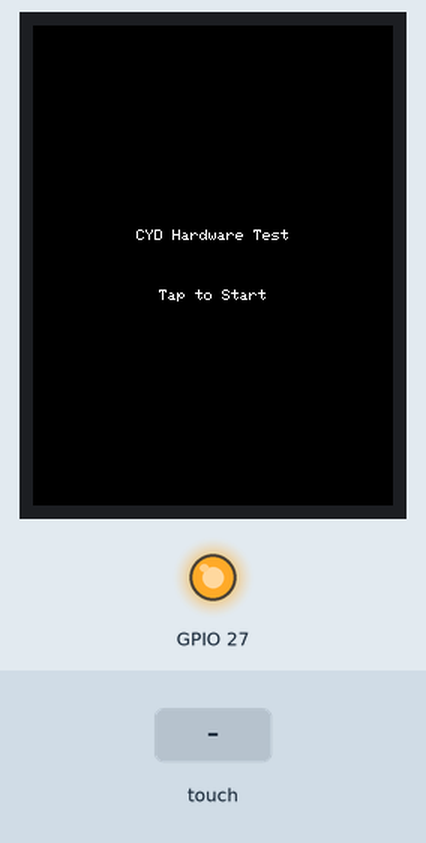
Recording of a program running on a simulated ESP32. Parts: 240×320 colour display, output pins drawn as LEDs (lit = HIGH). Inputs (shaded band) come from the test bench. A WiFi scan finds three made-up networks; storage starts empty; pins used as bus, display or sensor lines are not drawn; what the program prints to the serial monitor is not drawn.

Above: at 1.3 s.
1.4 s: touch panel pressed at 13 % / 10 % of its raw x / y range
At 4.3 s:
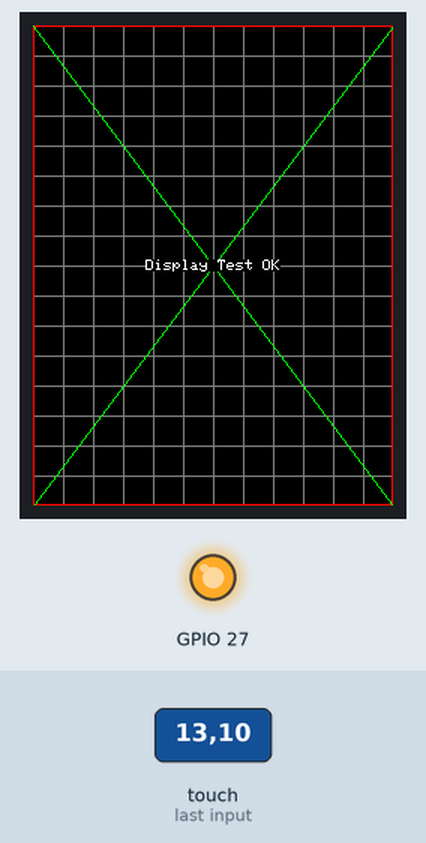
4.4 s: touch panel pressed at 38 % / 10 % of its raw x / y range
At 7.1 s:
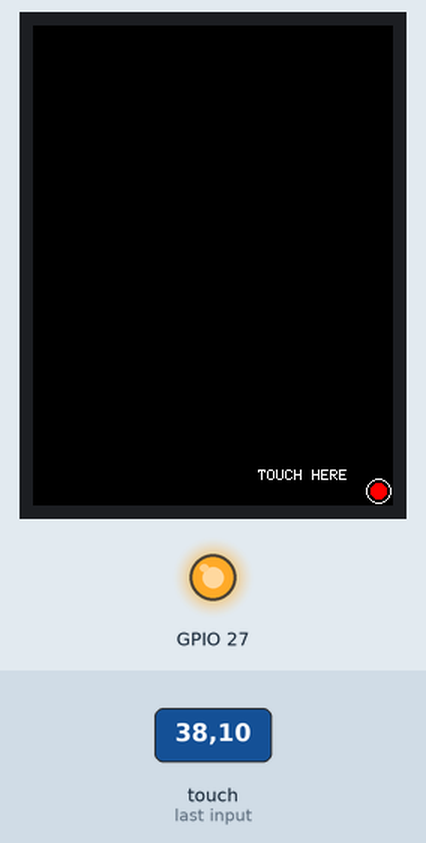
7.4 s: touch panel pressed at 62 % / 10 % of its raw x / y range
At 9.6 s:
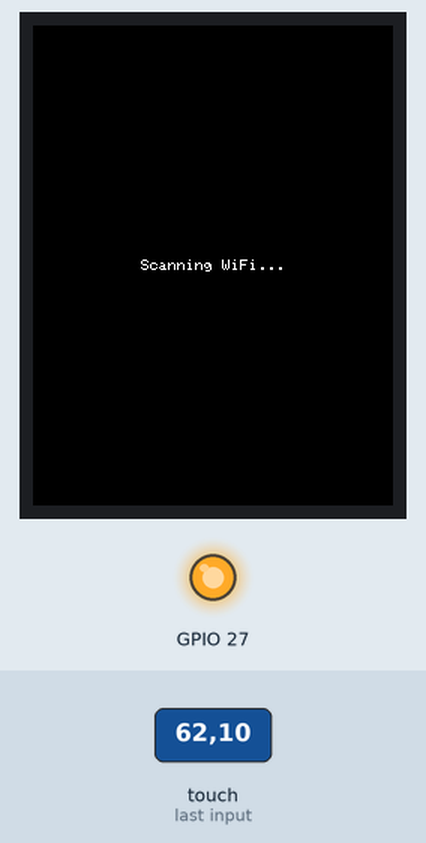
13.2 s: touch panel pressed at 87 % / 10 % of its raw x / y range
At 15.21 s:
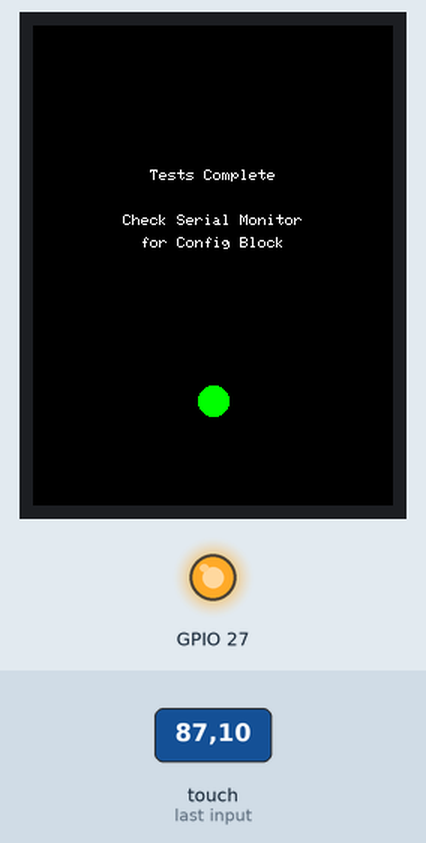
Timing chart, 0 to 16.7 s (numbered marks = the images above; inputs shaded):
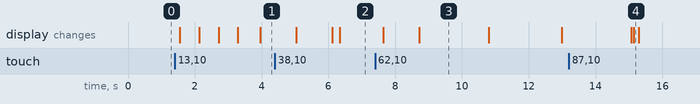

Measured:
- after the input at 1.4 s, the display: first changes after 0.16 s (image 1 shows a later state)
- after the input at 7.4 s, the display: first changes after 0.24 s (image 3 shows a later state)
- after the input at 13.2 s, the display: first differs from a run without the input after 1.9 s (image 4)
- what the display in image 3 shows lasts 2.1 s, from 8.7 s to 10.8 s

The program:

main.cpp
```cpp
#include <Arduino.h>
#include <SPI.h>
#include <TFT_eSPI.h>
#include <XPT2046_Touchscreen.h>
#include <WiFi.h>
#include <SD.h>

// --- Hardware Definitions ---
#define XPT2046_IRQ 36
#define XPT2046_MOSI 32
#define XPT2046_MISO 39
#define XPT2046_CLK 25
#define XPT2046_CS 33

#define SD_CS 5

// --- Globals ---
TFT_eSPI tft = TFT_eSPI();
SPIClass touchSPI = SPIClass(VSPI);
XPT2046_Touchscreen touch(XPT2046_CS, XPT2046_IRQ);

// Calibration Data
uint16_t touchMinX = 0;
uint16_t touchMaxX = 0;
uint16_t touchMinY = 0;
uint16_t touchMaxY = 0;

void printConfig()
{
    Serial.println("\n\n/**************************************************************************/");
    Serial.println("/*               CYD HARDWARE CONFIGURATION BLOCK (GENERATED)             */");
    Serial.println("/**************************************************************************/");
    Serial.println("#ifndef CYD_CONFIG_H");
    Serial.println("#define CYD_CONFIG_H");
    Serial.println("");
    Serial.println("// --- Touch Screen Calibration ---");
    Serial.printf("#define TOUCH_MIN_X %d\n", touchMinX);
    Serial.printf("#define TOUCH_MAX_X %d\n", touchMaxX);
    Serial.printf("#define TOUCH_MIN_Y %d\n", touchMinY);
    Serial.printf("#define TOUCH_MAX_Y %d\n", touchMaxY);
    Serial.println("");
    Serial.println("// --- Pin Configuration ---");
    Serial.println("#define TFT_MISO 12");
    Serial.println("#define TFT_MOSI 13");
    Serial.println("#define TFT_SCLK 14");
    Serial.println("#define TFT_CS   15");
    Serial.println("#define TFT_DC    2");
    Serial.println("#define TFT_RST  -1");
    Serial.println("#define TFT_BL   21");
    Serial.println("");
    Serial.println("#define TOUCH_CS  33");
    Serial.println("#define TOUCH_IRQ 36");
    Serial.println("");
    Serial.println("#define SD_CS     5");
    Serial.println("");
    Serial.println("// --- System Info ---");
    Serial.printf("// Chip Model: %s\n", ESP.getChipModel());
    Serial.printf("// Revision: %d\n", ESP.getChipRevision());
    Serial.printf("// Core Count: %d\n", ESP.getChipCores());
    Serial.printf("// Flash Size: %d MB\n", ESP.getFlashChipSize() / (1024 * 1024));
    Serial.println("");
    Serial.println("#endif // CYD_CONFIG_H");
    Serial.println("/**************************************************************************/");
}

void waitForTouch()
{
    while (!touch.touched())
    {
        delay(10);
    }
    while (touch.touched())
    {
        delay(10);
    }
}

TS_Point getTouchPoint()
{
    while (!touch.touched())
    {
        delay(10);
    }
    TS_Point p = touch.getPoint();
    while (touch.touched())
    {
        delay(10);
    }
    return p;
}

void calibrateTouch()
{
    tft.fillScreen(TFT_BLACK);
    tft.setTextColor(TFT_WHITE, TFT_BLACK);
    tft.setTextDatum(MC_DATUM);
    tft.drawString("Touch Calibration", 120, 160);
    delay(1000);

    // Top Left
    tft.fillScreen(TFT_BLACK);
    tft.fillCircle(10, 10, 5, TFT_RED);
    tft.drawCircle(10, 10, 8, TFT_WHITE);
    tft.drawString("TOUCH HERE", 60, 20);
    TS_Point p1 = getTouchPoint();

    // Bottom Right
    tft.fillScreen(TFT_BLACK);
    tft.fillCircle(230, 310, 5, TFT_RED);
    tft.drawCircle(230, 310, 8, TFT_WHITE);
    tft.drawString("TOUCH HERE", 180, 300);
    TS_Point p2 = getTouchPoint();

    touchMinX = p1.x;
    touchMinY = p1.y;
    touchMaxX = p2.x;
    touchMaxY = p2.y;

    tft.fillScreen(TFT_BLACK);
    tft.drawString("Calibration Complete!", 120, 160);
    delay(1000);
}

void testDisplay()
{
    tft.fillScreen(TFT_RED);
    delay(500);
    tft.fillScreen(TFT_GREEN);
    delay(500);
    tft.fillScreen(TFT_BLUE);
    delay(500);
    tft.fillScreen(TFT_WHITE);
    delay(500);

    // Grid
    tft.fillScreen(TFT_BLACK);
    for (int i = 0; i < 320; i += 20)
        tft.drawLine(0, i, 240, i, TFT_DARKGREY);
    for (int i = 0; i < 240; i += 20)
        tft.drawLine(i, 0, i, 320, TFT_DARKGREY);
    tft.drawRect(0, 0, 240, 320, TFT_RED);
    tft.drawLine(0, 0, 240, 320, TFT_GREEN);
    tft.drawLine(240, 0, 0, 320, TFT_GREEN);

    tft.drawString("Display Test OK", 120, 160);
    delay(1000);
}

void testWiFi()
{
    tft.fillScreen(TFT_BLACK);
    tft.drawString("Scanning WiFi...", 120, 160);
    WiFi.mode(WIFI_STA);
    WiFi.disconnect();
    int n = WiFi.scanNetworks();
    tft.fillScreen(TFT_BLACK);
    tft.setCursor(0, 0);
    tft.println("WiFi Scan Results:");
    if (n == 0)
    {
        tft.println("No networks found");
    }
    else
    {
        tft.printf("Found %d networks\n", n);
        for (int i = 0; i < n && i < 15; ++i)
        {
            tft.printf("%d: %s (%d)\n", i + 1, WiFi.SSID(i).c_str(), WiFi.RSSI(i));
        }
    }
    delay(2000);
}

void testSD()
{
    tft.fillScreen(TFT_BLACK);
    tft.drawString("Testing SD Card...", 120, 160);
    if (!SD.begin(SD_CS))
    {
        tft.drawString("SD Card Mount Failed!", 120, 180);
    }
    else
    {
        uint64_t cardSize = SD.cardSize() / (1024 * 1024);
        tft.fillScreen(TFT_BLACK);
        tft.drawString("SD Card OK!", 120, 140);
        tft.setCursor(60, 160);
        tft.printf("Size: %lluMB", cardSize);
    }
    delay(2000);
}

void setup()
{
    Serial.begin(115200);

    // Init Touch SPI
    touchSPI.begin(XPT2046_CLK, XPT2046_MISO, XPT2046_MOSI, XPT2046_CS);
    touch.begin(touchSPI);
    touch.setRotation(0); // Match TFT rotation usually

    // --- DISPLAY INIT (Robusted) ---
    // Turn on backlight - try both common CYD pins
    pinMode(21, OUTPUT);
    digitalWrite(21, HIGH);
    pinMode(27, OUTPUT);
    digitalWrite(27, HIGH);

    tft.init();

    // Portrait mode with USB at bottom
    tft.setRotation(0);
    tft.invertDisplay(true); // Required for correct colors

    // Aggressive clear in ALL rotations to remove ghost images
    for (int r = 0; r < 4; r++)
    {
        tft.setRotation(r);
        tft.fillScreen(TFT_BLACK);
    }

    // Set final rotation
    tft.setRotation(0);
    tft.fillScreen(TFT_BLACK);
    tft.setTextColor(TFT_WHITE, TFT_BLACK);
    tft.setTextSize(1); // Standard font size

    Serial.println("Starting Hardware Test...");

    // Intro
    tft.setTextDatum(MC_DATUM);
    tft.drawString("CYD Hardware Test", 120, 140);
    tft.drawString("Tap to Start", 120, 180);
    waitForTouch();

    testDisplay();
    calibrateTouch();
    testWiFi();
    testSD();

    // Final Report
    tft.fillScreen(TFT_BLACK);
    tft.drawString("Tests Complete", 120, 100);
    tft.drawString("Check Serial Monitor", 120, 130);
    tft.drawString("for Config Block", 120, 145);

    printConfig();
}

void loop()
{
    // Just display touch coordinates for verification
    if (touch.touched())
    {
        TS_Point p = touch.getPoint();
        Serial.printf("X: %d, Y: %d, Z: %d\n", p.x, p.y, p.z);
        tft.fillCircle(120, 250, 10, TFT_GREEN);
    }
    else
    {
        tft.fillCircle(120, 250, 10, TFT_BLACK);
    }
    delay(10);
}
```
